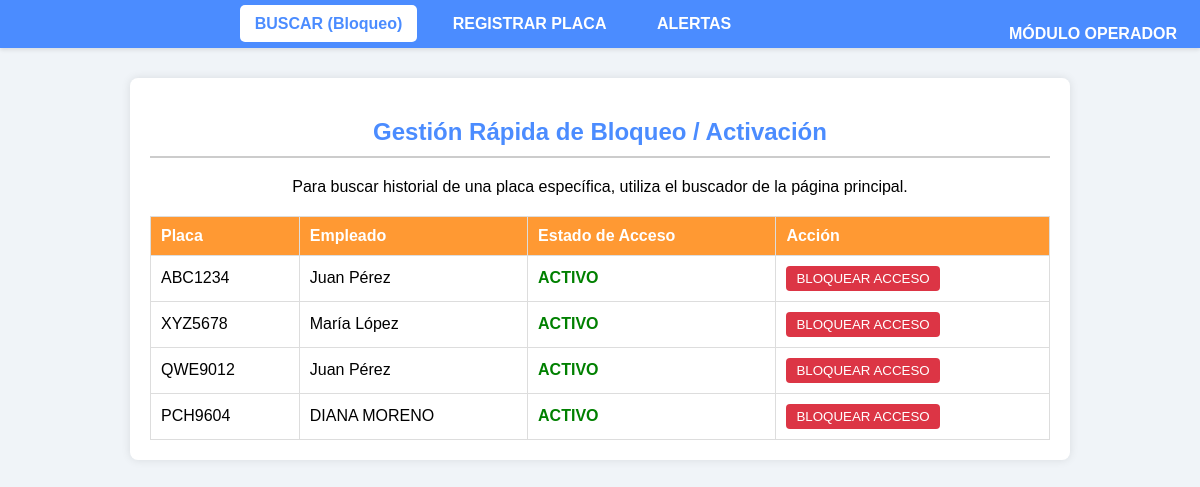
/admin/buscar, run on an earlier commit of the app's database.
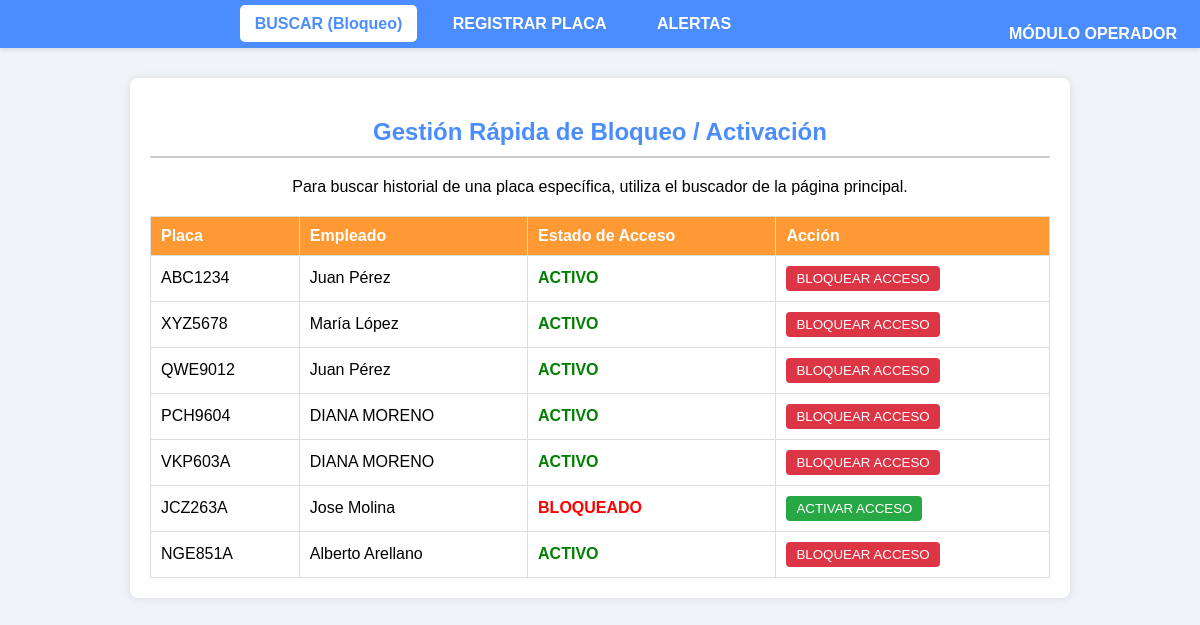
And on a later commit of the database.
### tables this page shows
CREATE TABLE EMPLEADO_VEHICULO_ASOCIACION (
            id_asociacion INTEGER PRIMARY KEY AUTOINCREMENT,
            fk_empleado INTEGER NOT NULL,
            fk_vehiculo INTEGER NOT NULL,
            estado_acceso TEXT NOT NULL, 
            fecha_registro TEXT,
            FOREIGN KEY (fk_empleado) REFERENCES EMPLEADOS(id_empleado),
            FOREIGN KEY (fk_vehiculo) REFERENCES VEHICULOS(id_vehiculo),
            UNIQUE (fk_empleado, fk_vehiculo) 
        );

CREATE TABLE VEHICULOS (
            id_vehiculo INTEGER PRIMARY KEY AUTOINCREMENT,
            placa TEXT UNIQUE NOT NULL,
            marca TEXT,
            modelo TEXT,
            anio INTEGER,
            color TEXT,
            puertas INTEGER
        );

CREATE TABLE EMPLEADOS (
            id_empleado INTEGER PRIMARY KEY AUTOINCREMENT, 
            nombre TEXT NOT NULL,
            apellido TEXT NOT NULL,
            puesto TEXT,
            sexo TEXT,
            foto_url TEXT,
            telefono TEXT UNIQUE,
            activo BOOLEAN DEFAULT 1 
        );

### app/routes.py (the view)
@main.route('/admin/buscar', methods=['GET', 'POST'])
def admin_buscar_placa():
    if request.method == 'POST':
        placa = request.form.get('placa_input')
        info = get_full_plate_info(placa)
        alerts = None
        if info:
            alerts = get_alerts_by_placa(placa)
        return render_template('admin_consulta.html', info=info, alerts=alerts, error=None)
    else:
        all_plates = get_all_plates_association()
        return render_template('admin_dashboard_bloqueo.html', plates=all_plates)

### app/db_manager.py (called while the page is built)
def get_db_connection():
    conn = sqlite3.connect(DB_NAME)
    conn.execute('PRAGMA foreign_keys = ON')
    conn.row_factory = sqlite3.Row
    return conn

def get_all_plates_association():
    conn = get_db_connection()
    plates = conn.execute("""
        SELECT
            T1.id_asociacion, T3.placa, T1.estado_acceso, T2.nombre, T2.apellido
        FROM EMPLEADO_VEHICULO_ASOCIACION AS T1
        JOIN EMPLEADOS AS T2 ON T1.fk_empleado = T2.id_empleado
        JOIN VEHICULOS AS T3 ON T1.fk_vehiculo = T3.id_vehiculo
    """).fetchall()
    conn.close()
    return [dict(row) for row in plates]

### templates/admin_dashboard_bloqueo.html (shortened to what this page needs)
<!DOCTYPE html>
<html lang="es">
<head>
</head>
<body>
    <div class="header">
        <a href="{{ url_for('main.admin_buscar_placa') }}" class="active">BUSCAR (Bloqueo)</a>
        <a href="{{ url_for('main.admin_register') }}">REGISTRAR PLACA</a>
        <a href="{{ url_for('main.admin_alerts') }}">ALERTAS</a>
        <a href="{{ url_for('main.operador_consulta') }}" style="float: right;">MÓDULO OPERADOR</a>
    </div>
    <div class="container">
        <h2>Gestión Rápida de Bloqueo / Activación</h2>
        <p style="text-align: center;">Para buscar historial de una placa específica, utiliza el buscador de la página principal.</p>
        <table>
            <thead>
                <tr>
                    <th>Placa</th>
                    <th>Empleado</th>
                    <th>Estado de Acceso</th>
                    <th>Acción</th>
                </tr>
            </thead>
            <tbody>
                {% for plate in plates %}
                    <tr>
                        <td>{{ plate['placa'] }}</td>
                        <td>{{ plate['nombre'] }} {{ plate['apellido'] }}</td>
                        <td class="status-{{ plate['estado_acceso'] }}">
                            {{ plate['estado_acceso'] }}
                        </td>
                        <td>
                            <form method="POST" action="{{ url_for('main.admin_toggle_access', asociacion_id=plate['id_asociacion']) }}" style="display:inline;">
                                {% if plate['estado_acceso'] == 'ACTIVO' %}
                                    <button type="submit" class="btn-toggle btn-block">BLOQUEAR ACCESO</button>
                                {% else %}
                                    <button type="submit" class="btn-toggle btn-activate">ACTIVAR ACCESO</button>
                                {% endif %}
                            </form>
                        </td>
                    </tr>
                {% endfor %}
            </tbody>
        </table>
    </div>
</body>
</html>

### templates/admin_dashboard_bloqueo.html (style rules this page uses)
body { font-family: Arial, sans-serif; margin: 0; background-color: #f0f4f8; }
.header { background-color: #4b8cff; padding: 15px 0; text-align: center; box-shadow: 0 2px 4px rgba(0,0,0,0.1); }
.header a { color: white; text-decoration: none; padding: 10px 15px; margin: 0 8px; border-radius: 5px; font-weight: 600; transition: background-color 0.3s; }
.header .active { background-color: #ffffff; color: #4b8cff; }
.container { max-width: 900px; margin: 30px auto; background: white; padding: 20px; border-radius: 8px; box-shadow: 0 0 10px rgba(0,0,0,0.1); }
h2 { border-bottom: 2px solid #ccc; padding-bottom: 10px; text-align: center; color: #4b8cff; }
table { width: 100%; border-collapse: collapse; margin-top: 20px; }
th, td { border: 1px solid #ddd; padding: 10px; text-align: left; }
th { background-color: #ff9933; color: white; }
.status-ACTIVO { color: green; font-weight: bold; }
.status-BLOQUEADO { color: red; font-weight: bold; }
.btn-toggle { padding: 5px 10px; border: none; border-radius: 4px; cursor: pointer; color: white; }
.btn-block { background-color: #dc3545; }
.btn-activate { background-color: #28a745; }

What changed in the data, as far as the page shows it:
added EMPLEADO_VEHICULO_ASOCIACION: placa "VKP603A", nombre "DIANA", apellido "MORENO", estado_acceso "ACTIVO", shows "BLOQUEAR ACCESO"
added EMPLEADO_VEHICULO_ASOCIACION: placa "JCZ263A", nombre "Jose", apellido "Molina", estado_acceso "BLOQUEADO", shows "ACTIVAR ACCESO"
added EMPLEADO_VEHICULO_ASOCIACION: placa "NGE851A", nombre "Alberto", apellido "Arellano", estado_acceso "ACTIVO", shows "BLOQUEAR ACCESO"
